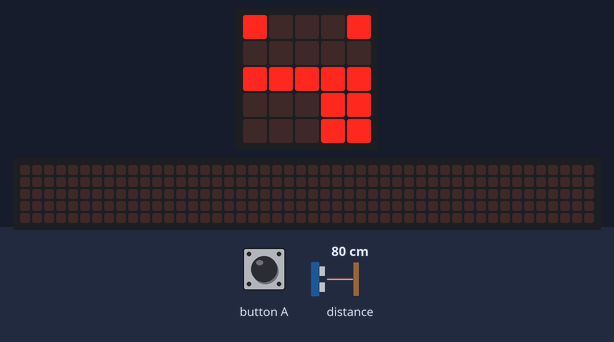
The program below on a simulated BBC micro:bit (MakeCode). Parts: the board's 5×5 LED display, a strip that is not on the board, showing the scrolling text unrolled. The test bench sets the inputs (shaded band); at power-on: distance to the obstacle 80 cm. The 48×5 strip is a reading aid, not a part: it shows the text the display is scrolling, unrolled, one strip-width of it at a time.

Above: at 1.8 s.
1.9 s: button A pressed for 0.15 s
At 4.53 s:
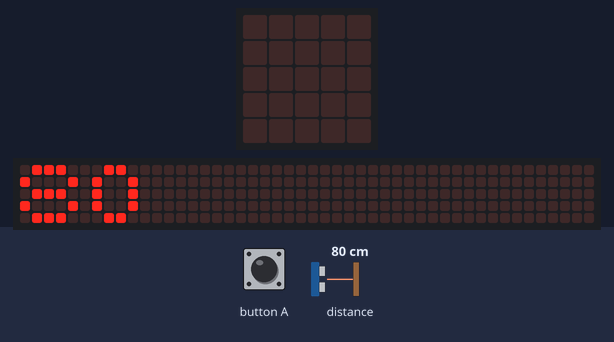
At 5.3 s:
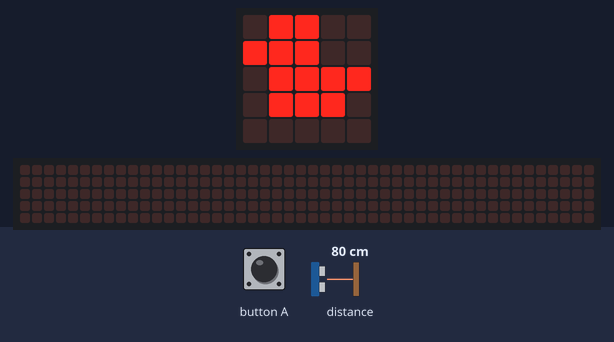
Timing chart, 0 to 6.8 s (numbered marks = the images above; inputs shaded):
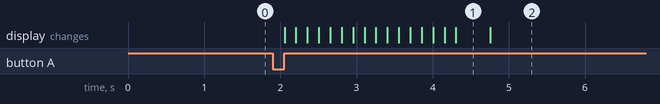

The program:

main.ts
```typescript
// (licence header left out)
let distansetoObject: number = 0

// setup
basic.showIcon(IconNames.Silly)

// finding distanse from sonar
input.onButtonPressed(Button.A, function () {
  basic.clearScreen()
  distansetoObject = sonar.ping(
    DigitalPin.P1,
    DigitalPin.P2,
    PingUnit.Centimeters
  )
  basic.showNumber(distansetoObject)
  basic.showIcon(IconNames.Duck)
})
```

Measured:
- after the input at 1.9 s, the display: changes after 0.16 s (image 1)
- what the display in image 1 shows lasts 0.5 s, from 4.3 s to 4.8 s
